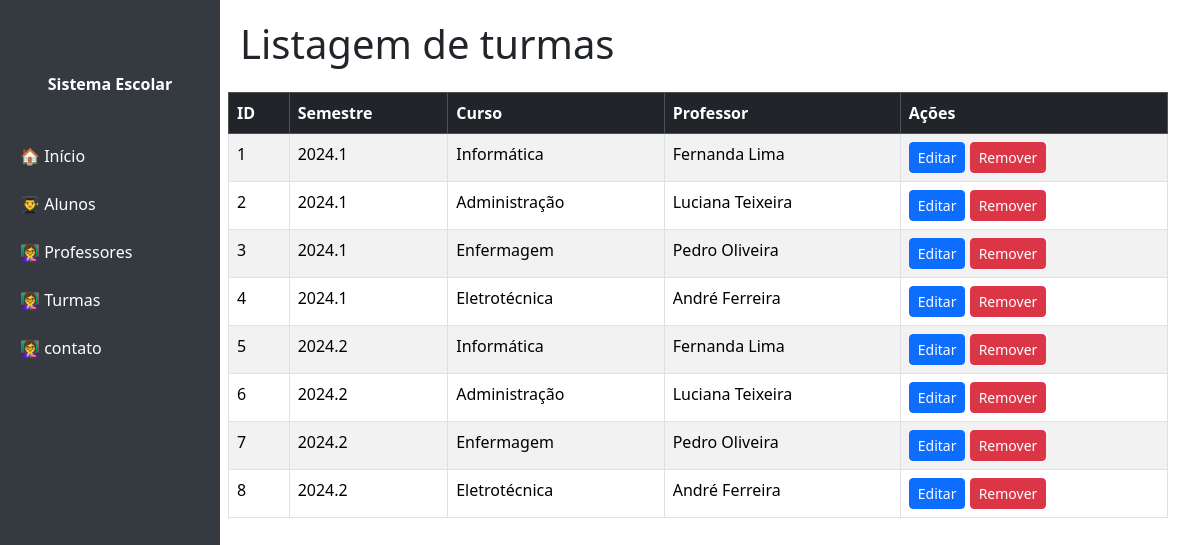
/turma, run on the app's committed database.
### tables this page shows
CREATE TABLE turma (
    id INTEGER PRIMARY KEY AUTOINCREMENT,
    semestre TEXT,
    curso_id INTEGER,
    professor_id INTEGER,
    FOREIGN KEY (curso_id) REFERENCES curso(id),
    FOREIGN KEY (professor_id) REFERENCES professor(id)
);

CREATE TABLE "curso" (
	"id"	INTEGER,
	"nome_curso"	TEXT NOT NULL,
	"duracao"	INTEGER,
	PRIMARY KEY("id" AUTOINCREMENT)
);

CREATE TABLE professor (
    id INTEGER PRIMARY KEY AUTOINCREMENT,
    nome TEXT NOT NULL,
    disciplina TEXT
);

### app.py (the view)
@app.route('/turma')
def lista_turma():
    DB_PATH = "banco_escola.db"
    conn = sqlite3.connect(DB_PATH)
    cursor = conn.cursor()
    cursor.execute("SELECT turma.id, semestre, nome_curso, professor.nome FROM turma join curso on curso.id = turma.curso_id join professor on professor.id=turma.professor_id")
    lista = cursor.fetchall()
    return render_template('turma/lista.html',lista = lista)

### templates/turma/lista.html
{% include 'cabecalho.html' %}
<h1 class="mb-4">Listagem de turmas </h1>
<div class="row">
    <div class="row">
        <table class="table table-bordered table-striped">
            <thead class="table-dark">
              <tr>
                <th>ID</th>
                <th>Semestre</th>
                <th>Curso</th>
                <th>Professor</th>
                <th>Ações</th>
              </tr>
            </thead>
            <tbody>
              {% for item in lista %}
              <tr>
                <td>{{ item[0] }}</td>
                <td>{{ item[1] }}</td>
                <td>{{ item[2] }}</td>
                <td>{{ item[3] }}</td>
                <td>
                  <a href="/aluno/editar/{{ item[0] }}" class="btn btn-primary btn-sm">Editar</a>
                  <a href="/aluno/remover/{{ item[0] }}" class="btn btn-danger btn-sm"
                     onclick="return confirm('Tem certeza que deseja remover este registro?');">
                     Remover
                  </a>
                </td>
              </tr>
              {% endfor %}
            </tbody>
        </table>
    </div>
</div>
{% include 'rodape.html' %}

### templates/cabecalho.html (style rules this page uses)
body { min-height: 100vh; }

### data on the page
turma: id "1", semestre "2024.1", nome_curso "Informática", nome "Fernanda Lima"
turma: id "2", semestre "2024.1", nome_curso "Administração", nome "Luciana Teixeira"
turma: id "3", semestre "2024.1", nome_curso "Enfermagem", nome "Pedro Oliveira"
turma: id "4", semestre "2024.1", nome_curso "Eletrotécnica", nome "André Ferreira"
turma: id "5", semestre "2024.2", nome_curso "Informática", nome "Fernanda Lima"
turma: id "6", semestre "2024.2", nome_curso "Administração", nome "Luciana Teixeira"
turma: id "7", semestre "2024.2", nome_curso "Enfermagem", nome "Pedro Oliveira"
turma: id "8", semestre "2024.2", nome_curso "Eletrotécnica", nome "André Ferreira"
